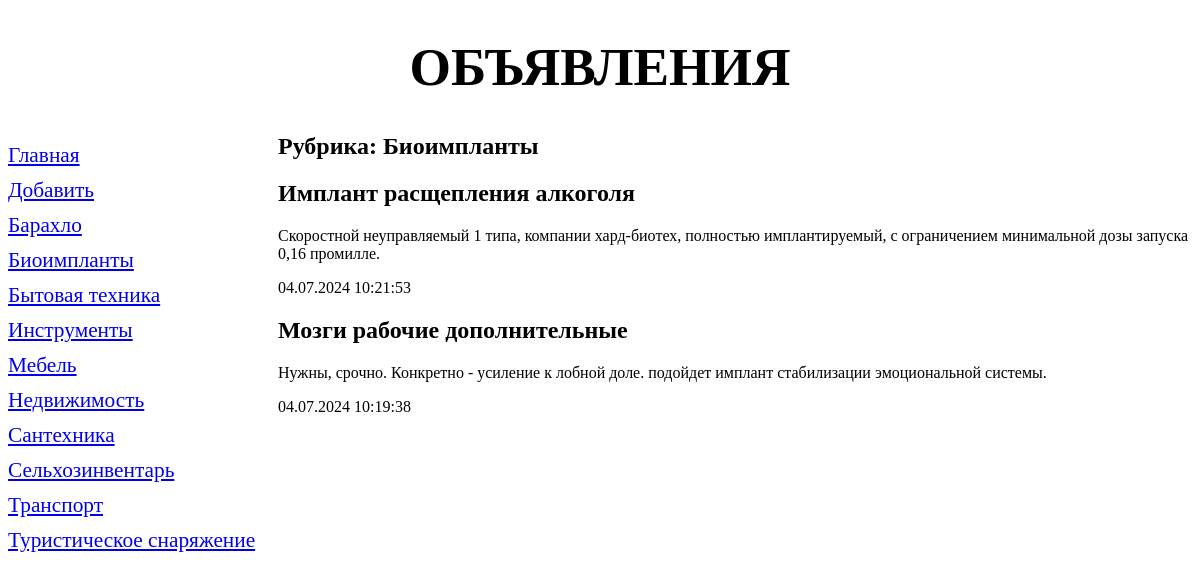
The page /bboard/5/ on the database its author committed.
### bboard/models.py (models this page shows, shortened)
class Rubric (models .Model) :
    name = models.CharField(max_length=20, db_index=True,  verbose_name='Название рубрики')
    class Meta:
        verbose_name_plural = 'Рубрики'
        verbose_name = 'Рубрика'
        ordering = ['name']

class Bb(models.Model):
    BUY = 'b'
    SELL = 's'
    EXCHANGE = 'c'
    KINDS = (
        (None, 'Выберите тип публикуемого объявления'),
        ('Купля-продажа', (
            (BUY, 'Куплю'),
            (SELL, 'Продам'),
        )),
        ('Обмен', (
            (EXCHANGE, 'Обменяю'),
        ))
    )
    """
    class Kinds(models.TextChoices):
        BUY = 'b', 'Куплю'
        SELL = 's', 'Продам'
        EXCHANGE = 'c', 'Обменяю'
        RENT = 'r'
        __empty__ = 'Выберите тип публикуемого объявления'

    kind = models.CharField(max_length=1, choices=Kinds.choices, default=Kinds.SELL)


    class Kinds(models.IntegerChoices):
        BUY = 1, 'Куплю'
        SELL = 2, 'Продам'
        EXCHANGE = 3, 'Обменяю'
        RENT = 4

    kind = models.SmallIntegerField(choices=Kinds.choices, default=Kinds.SELL)
    """
    kind = models.CharField(max_length=1, choices=KINDS, blank=True)
    rubric = models.ForeignKey('Rubric', null=True, on_delete=models.PROTECT, verbose_name='Рубрика')
    title = models.CharField(max_length=50, verbose_name='Товар')
    content = models.TextField(**NULLABLE, verbose_name='Описание')
    price = models.FloatField(**NULLABLE, verbose_name='Цена')
    published = models.DateTimeField(auto_now_add=True, db_index=True, verbose_name='Опубликовано')
    class Meta:
        verbose_name_plural = 'Объявления'
        verbose_name = 'Объявление'
        ordering = ['-published']

### bboard/views.py (the view)
# urls.py: path('<int:rubric_id>/', by_rubric, name='by_rubric'),
def by_rubric(request, rubric_id):
    bbs = Bb.objects.filter(rubric=rubric_id)
    rubrics = Rubric.objects.all()
    current_rubric = Rubric.objects.get(pk=rubric_id)
    context = {'bbs': bbs, 'rubrics': rubrics, 'current_rubric': current_rubric}
    return render(request, 'bboard/by_rubric.html', context)

### bboard/templates/bboard/by_rubric.html (shortened to what this page needs)
{% extends "layout/basic.html" %}
{% block content %}
<h2>Рубрика: {{ current_rubric.name }}</h2>
{% for bb in bbs %}
<div>
    <h2>{{ bb.title }}</h2>
    <p>{{ bb.content }}</p>
    <p>{{ bb.published|date:"d.m.Y H:i:s" }}</p>
</div>
{% endfor %}
{%endblock%}

### bboard/templates/layout/basic.html (shortened to what this page needs)
{% load static %}
<!DOCTYPE html>
<html>
<head>
    <link rel="stylesheet" type="text/css" href="{% static 'bboard/style.css' %}">
</head>
<body>
<header>
    <h1>Объявления</h1>
</header>
<nav>
    <a href="{% url 'index' %}">Главная</a>
    <a href="{% url 'add' %}">Добавить</a>
    {% for rubric in rubrics %}
    <a href="{% url 'by_rubric' rubric.pk %}">{{ rubric.name }}</a>
    {% endfor %}
</nav>
<main>
    {% block content %}
    {% endblock %}
</main>
</body>
</html>

### bboard/static/bboard/style.css (style rules this page uses)
header h1 { font-size: 40pt; text-transform: uppercase; text-align: center; background: url("bg.jpg") left / auto 100% no-repeat; }
nav { font-size: 16pt; width: 250px; float: left; }
nav a { display: block; margin: 10px 0px; }
main { margin-left: 270px; }

### rows shown on the page
Rubric: name "Барахло"
Rubric: name "Биоимпланты"
Rubric: name "Бытовая техника"
Rubric: name "Инструменты"
Rubric: name "Мебель"
Rubric: name "Недвижимость"
Rubric: name "Сантехника"
Rubric: name "Сельхозинвентарь"
Rubric: name "Транспорт"
Rubric: name "Туристическое снаряжение"
Bb: title "Имплант расщепления алкоголя", content "Скоростной неуправляемый 1 типа, компании хард-биотех, полностью имплантируемый, с ограничением минимальной дозы запуска 0,16 промилле.", published "04.07.2024 10:21:53"
Bb: title "Мозги рабочие дополнительные", content "Нужны, срочно. Конкретно - усиление к лобной доле. подойдет имплант стабилизации эмоциональной системы.", published "04.07.2024 10:19:38"
